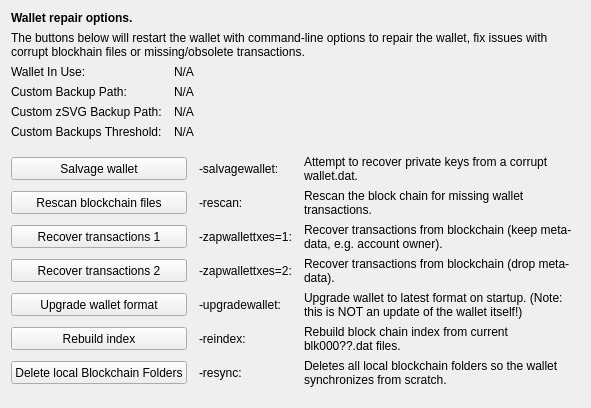
     <widget class="QWidget" name="tab_repair">
      <attribute name="title">
       <string>&amp;Wallet Repair</string>
      </attribute>
      <layout class="QGridLayout" name="gridLayout_4" columnstretch="0,0,0,0">
       <property name="horizontalSpacing">
        <number>12</number>
       </property>
       <item row="0" column="0" colspan="4">
        <widget class="QLabel" name="label_repair_header">
         <property name="font">
          <font>
           <weight>75</weight>
           <bold>true</bold>
          </font>
         </property>
         <property name="text">
          <string>Wallet repair options.</string>
         </property>
        </widget>
       </item>
       <item row="1" column="0" colspan="4">
        <widget class="QLabel" name="label_repair_helptext">
         <property name="font">
          <font>
           <weight>50</weight>
           <bold>false</bold>
          </font>
         </property>
         <property name="text">
          <string>The buttons below will restart the wallet with command-line options to repair the wallet, fix issues with corrupt blockhain files or missing/obsolete transactions.</string>
         </property>
         <property name="wordWrap">
          <bool>true</bool>
         </property>
        </widget>
       </item>
       <item row="2" column="0">
        <widget class="QLabel" name="wallet_path_label">
         <property name="text">
          <string>Wallet In Use:</string>
         </property>
        </widget>
       </item>
       <item row="2" column="1" colspan="3">
        <widget class="QLabel" name="wallet_path">
         <property name="cursor">
          <cursorShape>IBeamCursor</cursorShape>
         </property>
         <property name="text">
          <string>N/A</string>
         </property>
         <property name="textFormat">
          <enum>Qt::PlainText</enum>
         </property>
         <property name="textInteractionFlags">
          <set>Qt::LinksAccessibleByMouse|Qt::TextSelectableByKeyboard|Qt::TextSelectableByMouse</set>
         </property>
        </widget>
       </item>
       <item row="3" column="0">
        <widget class="QLabel" name="wallet_custombackuppath_label">
         <property name="text">
          <string>Custom Backup Path:</string>
         </property>
         <property name="visible">
          <bool>false</bool>
         </property>
        </widget>
       </item>
       <item row="3" column="1" colspan="3">
        <widget class="QLabel" name="wallet_custombackuppath">
         <property name="cursor">
          <cursorShape>IBeamCursor</cursorShape>
         </property>
         <property name="text">
          <string>N/A</string>
         </property>
         <property name="textFormat">
          <enum>Qt::PlainText</enum>
         </property>
         <property name="textInteractionFlags">
          <set>Qt::LinksAccessibleByMouse|Qt::TextSelectableByKeyboard|Qt::TextSelectableByMouse</set>
         </property>
         <property name="visible">
          <bool>false</bool>
         </property>
        </widget>
       </item>
       <item row="4" column="0">
        <widget class="QLabel" name="wallet_customzsvgbackuppath_label">
         <property name="text">
          <string>Custom zSVG Backup Path:</string>
         </property>
         <property name="visible">
          <bool>false</bool>
         </property>
        </widget>
       </item>
       <item row="4" column="1" colspan="3">
        <widget class="QLabel" name="wallet_customzsvgbackuppath">
         <property name="cursor">
          <cursorShape>IBeamCursor</cursorShape>
         </property>
         <property name="text">
          <string>N/A</string>
         </property>
         <property name="textFormat">
          <enum>Qt::PlainText</enum>
         </property>
         <property name="textInteractionFlags">
          <set>Qt::LinksAccessibleByMouse|Qt::TextSelectableByKeyboard|Qt::TextSelectableByMouse</set>
         </property>
         <property name="visible">
          <bool>false</bool>
         </property>
        </widget>
       </item>
       <item row="5" column="0">
        <widget class="QLabel" name="wallet_custombackupthreshold_label">
         <property name="text">
          <string>Custom Backups Threshold:</string>
         </property>
         <property name="visible">
          <bool>false</bool>
         </property>
        </widget>
       </item>
       <item row="5" column="1" colspan="3">
        <widget class="QLabel" name="wallet_custombackupthreshold">
         <property name="cursor">
          <cursorShape>IBeamCursor</cursorShape>
         </property>
         <property name="text">
          <string>N/A</string>
         </property>
         <property name="textFormat">
          <enum>Qt::PlainText</enum>
         </property>
         <property name="textInteractionFlags">
          <set>Qt::LinksAccessibleByMouse|Qt::TextSelectableByKeyboard|Qt::TextSelectableByMouse</set>
         </property>
         <property name="visible">
          <bool>false</bool>
         </property>
        </widget>
       </item>
       <item row="6" column="0">
        <spacer name="verticalSpacer_repair1">
         <property name="orientation">
          <enum>Qt::Vertical</enum>
         </property>
         <property name="sizeHint" stdset="0">
          <size>
           <width>10</width>
           <height>10</height>
          </size>
         </property>
        </spacer>
       </item>
       <item row="7" column="0" colspan="2">
        <widget class="QPushButton" name="btn_salvagewallet">
         <property name="minimumSize">
          <size>
           <width>100</width>
           <height>23</height>
          </size>
         </property>
         <property name="text">
          <string>Salvage wallet</string>
         </property>
        </widget>
       </item>
       <item row="7" column="2">
        <widget class="QLabel" name="label_repair_salvage_command">
         <property name="text">
          <string notr="true">-salvagewallet:</string>
         </property>
        </widget>
       </item>
       <item row="7" column="3">
        <widget class="QLabel" name="label_repair_salvage">
         <property name="text">
          <string>Attempt to recover private keys from a corrupt wallet.dat.</string>
         </property>
         <property name="wordWrap">
          <bool>true</bool>
         </property>
        </widget>
       </item>
       <item row="8" column="0" colspan="2">
        <widget class="QPushButton" name="btn_rescan">
         <property name="minimumSize">
          <size>
           <width>100</width>
           <height>23</height>
          </size>
         </property>
         <property name="text">
          <string>Rescan blockchain files</string>
         </property>
        </widget>
       </item>
       <item row="8" column="2">
        <widget class="QLabel" name="label_repair_rescan_command">
         <property name="text">
          <string notr="true">-rescan:</string>
         </property>
        </widget>
       </item>
       <item row="8" column="3">
        <widget class="QLabel" name="label_repair_rescan">
         <property name="text">
          <string>Rescan the block chain for missing wallet transactions.</string>
         </property>
         <property name="wordWrap">
          <bool>true</bool>
         </property>
        </widget>
       </item>
       <item row="9" column="0" colspan="2">
        <widget class="QPushButton" name="btn_zapwallettxes1">
         <property name="minimumSize">
          <size>
           <width>100</width>
           <height>23</height>
          </size>
         </property>
         <property name="text">
          <string>Recover transactions 1</string>
         </property>
        </widget>
       </item>
       <item row="9" column="2">
        <widget class="QLabel" name="label_repair_zap1_command">
         <property name="text">
          <string notr="true">-zapwallettxes=1:</string>
         </property>
        </widget>
       </item>
       <item row="9" column="3">
        <widget class="QLabel" name="label_repair_zap1">
         <property name="text">
          <string>Recover transactions from blockchain (keep meta-data, e.g. account owner).</string>
         </property>
         <property name="wordWrap">
          <bool>true</bool>
         </property>
        </widget>
       </item>
       <item row="10" column="0" colspan="2">
        <widget class="QPushButton" name="btn_zapwallettxes2">
         <property name="minimumSize">
          <size>
           <width>100</width>
           <height>23</height>
          </size>
         </property>
         <property name="text">
          <string>Recover transactions 2</string>
         </property>
        </widget>
       </item>
       <item row="10" column="2">
        <widget class="QLabel" name="label_repair_zap2_command">
         <property name="text">
          <string notr="true">-zapwallettxes=2:</string>
         </property>
        </widget>
       </item>
       <item row="10" column="3">
        <widget class="QLabel" name="label_repair_zap2">
         <property name="text">
          <string>Recover transactions from blockchain (drop meta-data).</string>
         </property>
         <property name="wordWrap">
          <bool>true</bool>
         </property>
        </widget>
       </item>
       <item row="11" column="0" colspan="2">
        <widget class="QPushButton" name="btn_upgradewallet">
         <property name="minimumSize">
          <size>
           <width>100</width>
           <height>23</height>
          </size>
         </property>
         <property name="text">
          <string>Upgrade wallet format</string>
         </property>
        </widget>
       </item>
       <item row="11" column="2">
        <widget class="QLabel" name="label_repair_upgrade_command">
         <property name="text">
          <string notr="true">-upgradewallet:</string>
         </property>
        </widget>
       </item>
       <item row="11" column="3">
        <widget class="QLabel" name="label_repair_upgrade">
         <property name="text">
          <string>Upgrade wallet to latest format on startup. (Note: this is NOT an update of the wallet itself!)</string>
         </property>
         <property name="wordWrap">
          <bool>true</bool>
         </property>
        </widget>
       </item>
       <item row="12" column="0" colspan="2">
        <widget class="QPushButton" name="btn_reindex">
         <property name="minimumSize">
          <size>
           <width>100</width>
           <height>23</height>
          </size>
         </property>
         <property name="text">
          <string>Rebuild index</string>
         </property>
        </widget>
       </item>
       <item row="12" column="2">
        <widget class="QLabel" name="label_repair_reindex_command">
         <property name="text">
          <string notr="true">-reindex:</string>
         </property>
        </widget>
       </item>
       <item row="12" column="3">
        <widget class="QLabel" name="label_repair_reindex">
         <property name="text">
          <string>Rebuild block chain index from current blk000??.dat files.</string>
         </property>
         <property name="wordWrap">
          <bool>true</bool>
         </property>
        </widget>
       </item>
       <item row="13" column="0" colspan="2">
        <widget class="QPushButton" name="btn_resync">
         <property name="minimumSize">
          <size>
           <width>100</width>
           <height>23</height>
          </size>
         </property>
         <property name="text">
          <string>Delete local Blockchain Folders</string>
         </property>
        </widget>
       </item>
       <item row="13" column="2">
        <widget class="QLabel" name="label_repair_resync_command">
         <property name="text">
          <string>-resync:</string>
         </property>
        </widget>
       </item>
       <item row="13" column="3">
        <widget class="QLabel" name="label_repair_resync">
         <property name="text">
          <string>Deletes all local blockchain folders so the wallet synchronizes from scratch.</string>
         </property>
         <property name="wordWrap">
          <bool>true</bool>
         </property>
        </widget>
       </item>
       <item row="14" column="0">
        <spacer name="verticalSpacer_repair2">
         <property name="orientation">
          <enum>Qt::Vertical</enum>
         </property>
         <property name="sizeHint" stdset="0">
          <size>
           <width>20</width>
           <height>10</height>
          </size>
         </property>
        </spacer>
       </item>
      </layout>
     </widget>
